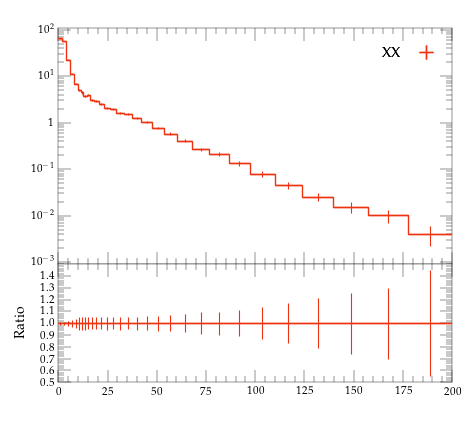

The script that saved this image:
#! /usr/bin/env python

# This Python script was auto-generated using YODA v2.0.2.
# Analysis object: /MC_HFJETS_NOTNORM/ptCHadrLead
# Timestamp: 27-07-2026 (18:33:15)

import matplotlib as mpl
import matplotlib.pyplot as plt
mpl.use('Agg') # comment out for interactive use
import os
import numpy as np

plotDir = os.path.split(os.path.realpath(__file__))[0]
if 'YODA_USER_PLOT_PATH' in globals():
    plot_outdir = globals()['YODA_USER_PLOT_PATH']
else:
    plot_outdir = plotDir

#plot style
plt.style.use(os.path.join(plotDir, '../default.mplstyle'))
# plot metadata
figW, figH = plt.rcParams['figure.figsize']
ax_xLabel = r''
ax_yLabel = r''
ax_title  = r''
ax_xScale = 'linear'
ax_yScale = 'log'
xLims = (0.0, 200.0)
yLims = (0.0009000000000000001, 110.00000000000001)

# TeX-friendly labels for the legend
labels = {
    'legend' : ([ r"XX" ], r""),
}

# Adjust canvas width and height
canvasW = 10.0
canvasH = 9.0
figW *= canvasW/10.
figH *= canvasH/9.

# Create figure and axis objects
fig, (ax, ratio0_ax) = plt.subplots(2, 1, sharex=True,
                  figsize=(figW,figH), gridspec_kw={'height_ratios': (6.0, 3.0)})

# Set figure margins
plt.subplots_adjust(
    left   = 1.0 * plt.rcParams['figure.subplot.left'],
    right  = 1.0 * plt.rcParams['figure.subplot.right'],
    top    = 1.0 * plt.rcParams['figure.subplot.top'],
    bottom = 1.0 * plt.rcParams['figure.subplot.bottom'])

ratio0_ax.yaxis.set_major_locator(mpl.ticker.MultipleLocator(0.1))
ratio0_ax.set_ylim(0.5, 1.4999)
ratio0_ax.set_ylabel('Ratio')

# the numerical data is stored in a separate file
dataf = dict()
prefix = os.path.split(__file__)[0]
if prefix:    prefix = prefix + '/'
exec(open(prefix+'ptCHadrLead__data.py').read(), dataf)


legend_handles = dict() # keep track of handles for the legend

# style options for curves
# starts at zorder>=5 to draw curve on top of legend
styles = {
  'YYY': {
    'color' : '#EE3311',
    'linestyle' : '-',
    'linewidth' : 1,
    'marker' : 'none',
    'markersize' : 2,
    'capsize' : 0.0,
    'zorder' : 5,
    'histstyle' : 1,
    'drawstyle' : 'steps-pre',
    'xerrorbars' : 1,
    'yerrorbars' : 1,
    'fillcolor' : None,
    'fillopacity' : 1.0,
    'ratio0_linestyle' : '-',
    'ratio0_linewidth' : 1,
    'ratio0_marker' : 'none',
    'ratio0_markersize' : 2,
    'ratio0_capsize' : 0.0,
    'ratio0_zorder' : 5,
    'ratio0_histstyle' : 1,
    'ratio0_drawstyle' : 'steps-pre',
    'ratio0_xerrorbars' : 1,
    'ratio0_yerrorbars' : 1,
  },
}

# curve from input yoda files in main panel
for label, yvals in dataf['yvals'].items():
    if all(np.isnan(v) for v in dataf['yvals'][label]):
        continue
    tmp = None
    if styles[label]['histstyle']: # draw as histogram
        xpos = dataf['xedges'][label] if styles[label]['drawstyle'] else dataf['xpoints'][label]
        ypos = np.insert(yvals, 0, yvals[0]) if styles[label]['drawstyle'] else yvals
        if styles[label]['fillcolor']: # fill area below curve
            ax.fill_between(xpos, ypos, step='pre',
                            color=styles[label]['fillcolor'],
                            alpha=styles[label]['fillopacity'])
        tmp, = ax.plot(xpos, ypos,
                       color=styles[label]['color'],
                       linestyle=styles[label]['linestyle'],
                       linewidth=styles[label]['linewidth'],
                       drawstyle=styles[label]['drawstyle'], solid_joinstyle='miter',
                       zorder=styles[label]['zorder'], label=label)
    tmp = ax.errorbar(dataf['xpoints'][label], yvals,
                      xerr=np.array(dataf['xerrs'][label])*styles[label]['xerrorbars'],
                      yerr=np.array(dataf['yerrs'][label])*styles[label]['yerrorbars'],
                      fmt=styles[label]['marker'], capsize=styles[label]['capsize'],
                      markersize=styles[label]['markersize'],
                      ecolor=styles[label]['color'],
                      color=styles[label]['color'], zorder=styles[label]['zorder'])
    tmp[-1][0].set_linestyle(styles[label]['linestyle'])
    tmp[-1][0].set_linewidth(styles[label]['linewidth'])
    if label in dataf['add_legend_handle']:  legend_handles[label] = tmp
    for varLabel in dataf['variation_yvals'].keys():
        if varLabel.startswith(label):
            tmp, = ax.plot(dataf['xedges'][label], dataf['variation_yvals'][varLabel],
                           color=styles[label]['color'],
                           linestyle=styles[label]['linestyle'],
                           linewidth=styles[label]['linewidth'],
                           drawstyle='steps-pre', solid_joinstyle='miter',
                           zorder=styles[label]['zorder'], alpha=0.5)


# plots on ratio panel
# curve from input yoda files in ratio panel
for label, yvals in dataf['ratio0_yvals'].items():
    if all(np.isnan(v) for v in yvals):
        continue
    if styles[label]['ratio0_histstyle']: # plot as histogram
        xpos = dataf['xedges']['YYY'] if styles[label]['ratio0_drawstyle'] else dataf['xpoints']['YYY']
        ypos = np.insert(yvals, 0, yvals[0]) if styles[label]['ratio0_drawstyle'] else yvals
        ratio0_ax.plot(xpos, ypos,
                       color=styles[label]['color'],
                       linewidth=styles[label]['linewidth'],
                       linestyle=styles[label]['ratio0_linestyle'],
                       drawstyle=styles[label]['ratio0_drawstyle'], zorder=styles[label]['zorder'],
                       solid_joinstyle='miter')
    tmp = ratio0_ax.errorbar(dataf['xpoints']['YYY'], yvals,
                             xerr=np.array(dataf['ref_xerrs'])*styles[label]['ratio0_xerrorbars'],
                             yerr=np.array(dataf['ratio0_yerrs'][label])*styles[label]['ratio0_yerrorbars'],
                             fmt=styles[label]['ratio0_marker'], capsize=styles[label]['ratio0_capsize'],
                             markersize=styles[label]['ratio0_markersize'],
                             ecolor=styles[label]['color'],
                             color=styles[label]['color'])
    tmp[-1][0].set_linestyle(styles[label]['ratio0_linestyle'])
    tmp[-1][0].set_linewidth(styles[label]['ratio0_linewidth'])

    for varlabel in dataf['ratio0_variation_vals'].keys():
        if varlabel.startswith(label):
            ratio0_ax.plot(dataf['xedges']['YYY'],
                            dataf['ratio0_variation_vals'][varlabel],
                            color=styles[label]['color'],
                            linestyle=styles[label]['linestyle'],
                            linewidth=styles[label]['linewidth'],
                            drawstyle='steps-pre', solid_joinstyle='miter',
                            zorder=1, alpha=0.5)

legend_items = list(legend_handles.values())
ax.add_artist(ax.legend(legend_items,
                        labels['legend'][0],
                        title=labels['legend'][1],
                        alignment='right',
                        loc='upper right',
                        bbox_to_anchor=(1.0, 0.97),markerfirst=False))

# set plot metadata as defined above
ratio0_ax.set_xlabel(ax_xLabel)
ratio0_ax.xaxis.set_label_coords(1., -0.15)
ax.set_ylabel(ax_yLabel, ha='right', va='top')
ax.yaxis.set_label_coords(-0.11, 1.0)
ax.set_title(ax_title, loc='left')
ax.set_xscale(ax_xScale)
ax.set_yscale(ax_yScale)
ax.set_xlim(xLims)
ax.set_ylim(yLims)

# tick formatting
plt.rcParams['xtick.top'] = True
plt.rcParams['ytick.right'] = True
ax.yaxis.set_major_locator(mpl.ticker.LogLocator(base=10.0, numticks=np.inf))
ax.yaxis.set_minor_locator(mpl.ticker.LogLocator(
                           base=10.0, subs=np.arange(0.1, 1, 0.1), numticks=np.inf))
fig.align_ylabels((ax, ratio0_ax))
plt.savefig(os.path.join(plot_outdir, 'ptCHadrLead.pdf'), format='PDF')
plt.savefig(os.path.join(plot_outdir, 'ptCHadrLead.png'), format='PNG')

plt.close(fig)
